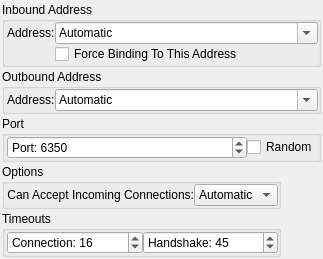
     <widget class="QWidget" name="pageConnection">
      <layout class="QGridLayout" name="gridLayout_25">
       <property name="margin">
        <number>2</number>
       </property>
       <property name="spacing">
        <number>2</number>
       </property>
       <item row="0" column="0">
        <widget class="QGroupBox" name="groupBoxInboundAddress">
         <property name="maximumSize">
          <size>
           <width>16777215</width>
           <height>16777215</height>
          </size>
         </property>
         <property name="title">
          <string>Inbound Address</string>
         </property>
         <layout class="QGridLayout" name="gridLayout_19">
          <property name="leftMargin">
           <number>2</number>
          </property>
          <property name="topMargin">
           <number>0</number>
          </property>
          <property name="rightMargin">
           <number>0</number>
          </property>
          <property name="bottomMargin">
           <number>0</number>
          </property>
          <property name="spacing">
           <number>0</number>
          </property>
          <item row="0" column="0">
           <layout class="QGridLayout" name="gridLayoutInboundAddress">
            <item row="0" column="0">
             <widget class="QLabel" name="labelInboundAddress">
              <property name="text">
               <string>Address:</string>
              </property>
              <property name="buddy">
               <cstring>comboBoxInboundAddress</cstring>
              </property>
             </widget>
            </item>
            <item row="0" column="1">
             <widget class="QComboBox" name="comboBoxInboundAddress">
              <property name="sizePolicy">
               <sizepolicy hsizetype="MinimumExpanding" vsizetype="Fixed">
                <horstretch>0</horstretch>
                <verstretch>0</verstretch>
               </sizepolicy>
              </property>
              <property name="editable">
               <bool>true</bool>
              </property>
              <property name="maxVisibleItems">
               <number>10</number>
              </property>
              <property name="insertPolicy">
               <enum>QComboBox::InsertAlphabetically</enum>
              </property>
              <item>
               <property name="text">
                <string>Automatic</string>
               </property>
              </item>
             </widget>
            </item>
            <item row="2" column="1">
             <widget class="QCheckBox" name="checkBoxForceBindingAddress">
              <property name="text">
               <string>Force Binding To This Address</string>
              </property>
             </widget>
            </item>
           </layout>
          </item>
         </layout>
        </widget>
       </item>
       <item row="2" column="0">
        <widget class="QGroupBox" name="groupBoxOutboundAddress">
         <property name="maximumSize">
          <size>
           <width>16777215</width>
           <height>16777215</height>
          </size>
         </property>
         <property name="title">
          <string>Outbound Address</string>
         </property>
         <layout class="QGridLayout" name="gridLayout_48">
          <property name="leftMargin">
           <number>2</number>
          </property>
          <property name="topMargin">
           <number>0</number>
          </property>
          <property name="rightMargin">
           <number>0</number>
          </property>
          <property name="bottomMargin">
           <number>0</number>
          </property>
          <property name="spacing">
           <number>0</number>
          </property>
          <item row="0" column="0">
           <layout class="QGridLayout" name="gridLayoutOutboundAddress">
            <item row="0" column="0">
             <widget class="QLabel" name="labelOutboundAddress">
              <property name="text">
               <string>Address:</string>
              </property>
              <property name="buddy">
               <cstring>comboBoxOutboundAddress</cstring>
              </property>
             </widget>
            </item>
            <item row="0" column="1">
             <widget class="QComboBox" name="comboBoxOutboundAddress">
              <property name="sizePolicy">
               <sizepolicy hsizetype="MinimumExpanding" vsizetype="Fixed">
                <horstretch>0</horstretch>
                <verstretch>0</verstretch>
               </sizepolicy>
              </property>
              <property name="editable">
               <bool>true</bool>
              </property>
              <property name="insertPolicy">
               <enum>QComboBox::InsertAlphabetically</enum>
              </property>
              <item>
               <property name="text">
                <string>Automatic</string>
               </property>
              </item>
             </widget>
            </item>
           </layout>
          </item>
         </layout>
        </widget>
       </item>
       <item row="4" column="0">
        <layout class="QGridLayout" name="gridLayoutConnection">
         <item row="0" column="0">
          <widget class="QGroupBox" name="groupBoxConnectionOptions">
           <property name="maximumSize">
            <size>
             <width>16777215</width>
             <height>16777215</height>
            </size>
           </property>
           <property name="title">
            <string>Options</string>
           </property>
           <layout class="QGridLayout" name="gridLayout_51">
            <property name="leftMargin">
             <number>2</number>
            </property>
            <property name="topMargin">
             <number>0</number>
            </property>
            <property name="rightMargin">
             <number>0</number>
            </property>
            <property name="bottomMargin">
             <number>0</number>
            </property>
            <property name="spacing">
             <number>0</number>
            </property>
            <item row="0" column="0">
             <layout class="QGridLayout" name="gridLayoutConnectionOptions">
              <item row="0" column="0">
               <widget class="QLabel" name="labelAcceptIncoming">
                <property name="text">
                 <string>Can Accept Incoming Connections:</string>
                </property>
                <property name="alignment">
                 <set>Qt::AlignRight|Qt::AlignTrailing|Qt::AlignVCenter</set>
                </property>
                <property name="buddy">
                 <cstring>comboBoxAcceptIncoming</cstring>
                </property>
               </widget>
              </item>
              <item row="0" column="1">
               <widget class="QComboBox" name="comboBoxAcceptIncoming">
                <item>
                 <property name="text">
                  <string>Automatic</string>
                 </property>
                </item>
                <item>
                 <property name="text">
                  <string>No</string>
                 </property>
                </item>
                <item>
                 <property name="text">
                  <string>Yes</string>
                 </property>
                </item>
               </widget>
              </item>
             </layout>
            </item>
           </layout>
          </widget>
         </item>
         <item row="1" column="0">
          <widget class="QGroupBox" name="groupBoxConnectionTimeouts">
           <property name="title">
            <string>Timeouts</string>
           </property>
           <layout class="QGridLayout" name="gridLayout_53">
            <property name="leftMargin">
             <number>2</number>
            </property>
            <property name="topMargin">
             <number>0</number>
            </property>
            <property name="rightMargin">
             <number>0</number>
            </property>
            <property name="bottomMargin">
             <number>0</number>
            </property>
            <property name="spacing">
             <number>0</number>
            </property>
            <item row="0" column="0">
             <layout class="QGridLayout" name="gridLayoutConnectionTimeouts">
              <item row="0" column="0">
               <widget class="QSpinBox" name="spinBoxConnectionTimeout">
                <property name="prefix">
                 <string>Connection: </string>
                </property>
                <property name="minimum">
                 <number>1</number>
                </property>
                <property name="maximum">
                 <number>480</number>
                </property>
                <property name="value">
                 <number>16</number>
                </property>
               </widget>
              </item>
              <item row="0" column="1">
               <widget class="QSpinBox" name="spinBoxHandshakeTimeout">
                <property name="prefix">
                 <string>Handshake: </string>
                </property>
                <property name="minimum">
                 <number>1</number>
                </property>
                <property name="maximum">
                 <number>480</number>
                </property>
                <property name="value">
                 <number>45</number>
                </property>
               </widget>
              </item>
             </layout>
            </item>
           </layout>
          </widget>
         </item>
         <item row="1" column="1">
          <spacer name="horizontalSpacerTimeouts">
           <property name="orientation">
            <enum>Qt::Horizontal</enum>
           </property>
           <property name="sizeHint" stdset="0">
            <size>
             <width>40</width>
             <height>20</height>
            </size>
           </property>
          </spacer>
         </item>
        </layout>
       </item>
       <item row="3" column="0">
        <widget class="QGroupBox" name="groupBoxPort">
         <property name="title">
          <string>Port</string>
         </property>
         <layout class="QGridLayout" name="gridLayout_86">
          <property name="leftMargin">
           <number>2</number>
          </property>
          <property name="topMargin">
           <number>0</number>
          </property>
          <property name="rightMargin">
           <number>0</number>
          </property>
          <property name="bottomMargin">
           <number>0</number>
          </property>
          <property name="spacing">
           <number>0</number>
          </property>
          <item row="0" column="0">
           <layout class="QGridLayout" name="gridLayoutPort">
            <item row="0" column="1">
             <widget class="QCheckBox" name="checkBoxRandomPort">
              <property name="text">
               <string>Random</string>
              </property>
             </widget>
            </item>
            <item row="0" column="0">
             <widget class="QSpinBox" name="spinBoxQuazaaPort">
              <property name="sizePolicy">
               <sizepolicy hsizetype="MinimumExpanding" vsizetype="Fixed">
                <horstretch>0</horstretch>
                <verstretch>0</verstretch>
               </sizepolicy>
              </property>
              <property name="prefix">
               <string>Port: </string>
              </property>
              <property name="minimum">
               <number>1024</number>
              </property>
              <property name="maximum">
               <number>49151</number>
              </property>
              <property name="value">
               <number>6350</number>
              </property>
             </widget>
            </item>
           </layout>
          </item>
         </layout>
         <zorder></zorder>
        </widget>
       </item>
      </layout>
     </widget>
